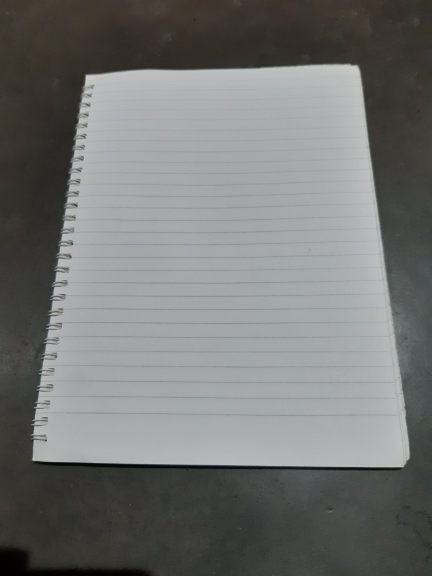
#> input picture data/line25.jpg, 864 x 1152 px (shown at 1/2 size); its folder holds only this picture in this run
$ python -i main.py   (imports and definitions only)   (older library calls are emulated)
#> lines starting #> are read from the running program, lines starting #| are printed output that depends on the picture
#> further down, picture is the input picture: shape (1152, 864, 3); mean B, G, R 116, 116.9, 115.5
import sys
import os
import cv2
import numpy as np
import logging
import math

from PyQt5.QtWidgets import *
from PyQt5.uic import loadUi
from PyQt5.QtCore import QPoint, QRect, QSize, Qt, pyqtSignal
from PyQt5.QtGui import (QBrush, QConicalGradient, QLinearGradient, QPainter,
        QPainterPath, QPalette, QPen, QPixmap, QPolygon, QRadialGradient, QFont, QColor,QImage)


from mylib import *


## global vars
history_len = 10 # number of undo history
debug = False

logger = logging.getLogger(__name__)
# [2 lines not run here, left out]


class ImageEditorData(object):
    '''
    class to hold data for the application
    '''
    # [9 lines left out: function __init__, not called in this run]


# [125 lines that did not run here, left out]


# [280 lines that did not run here, left out]


###                                  ###
###  Functions to perform filtering  ###
###                                  ###

def equalizeHist_transform(image,use_cv=True):
#> called with use_cv = True
    if len(image.shape) == 2:
        h,w = image.shape
        c=1
    elif len(image.shape) == 3:
        h,w,c = image.shape
#> h = 1152; w = 864; c = 3
    if c==1:
        if use_cv:
            return cv2.equalizeHist(image)
        else:
            return equalizeHist(image) # histogram equalization
    elif c==3:
        # convert bgr image to hsv and apply transform only on v-channel
        hsv_image = cv2.cvtColor(image, cv2.COLOR_BGR2HSV)
#> hsv_image: shape (1152, 864, 3); mean H, S, V 69.6, 21.1, 119.3
        if use_cv:
            hsv_image[:,:,-1]=cv2.equalizeHist(hsv_image[:,:,-1])
#> hsv_image: shape (1152, 864, 3); mean H, S, V 69.6, 21.1, 130.2
        else:
            hsv_image[:,:,-1]=equalizeHist(hsv_image[:,:,-1])

        # convert hsv image back to rgb
        return cv2.cvtColor(hsv_image, cv2.COLOR_HSV2BGR)
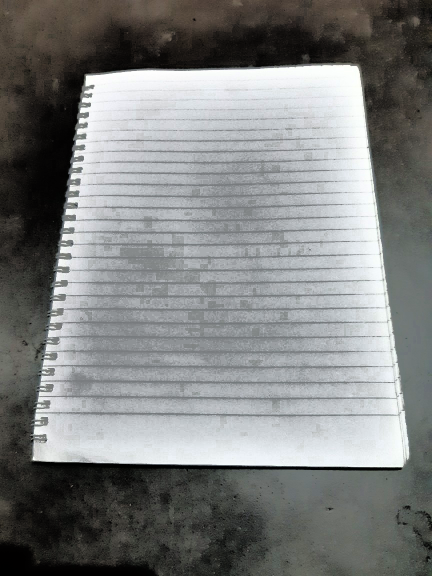
#> returned value: shape (1152, 864, 3) (shown at 1/2 size); mean B, G, R 126.8, 127.4, 125.7
    else:
        raise ValueError('Invalid channel number: %d'%c)

# [9 lines not run here, left out]

>>> import cv2
>>> picture = cv2.imread('data/line25.jpg')
>>> result = equalizeHist_transform(picture)

$ run again, on data/test.jpg
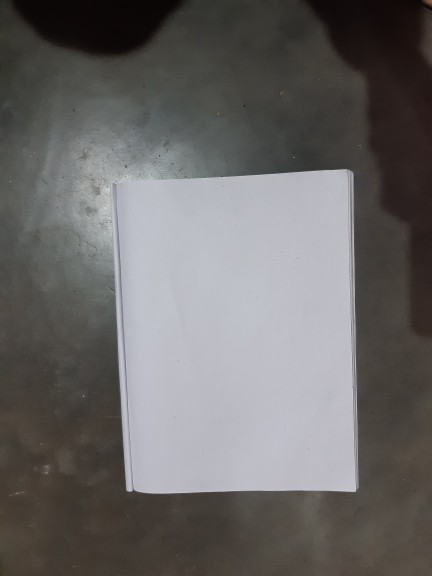
#> input picture data/test.jpg, 432 x 576 px
#> picture is the input picture: shape (576, 432, 3); mean B, G, R 103, 103.7, 105.9
#> in equalizeHist_transform, `return cv2.cvtColor(hsv_image, cv2.COLOR_HSV2BGR)`:
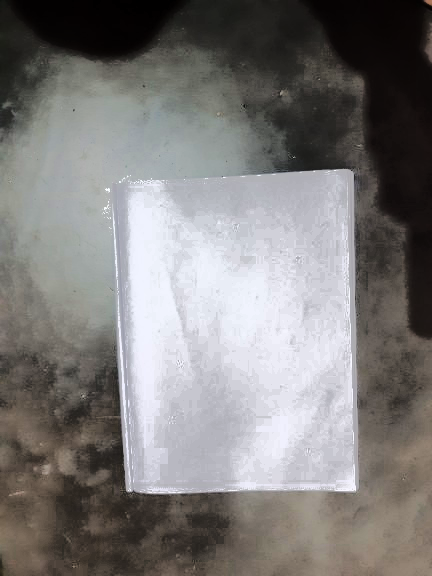
#> returned value: shape (576, 432, 3); mean B, G, R 122.5, 123.5, 125.8
